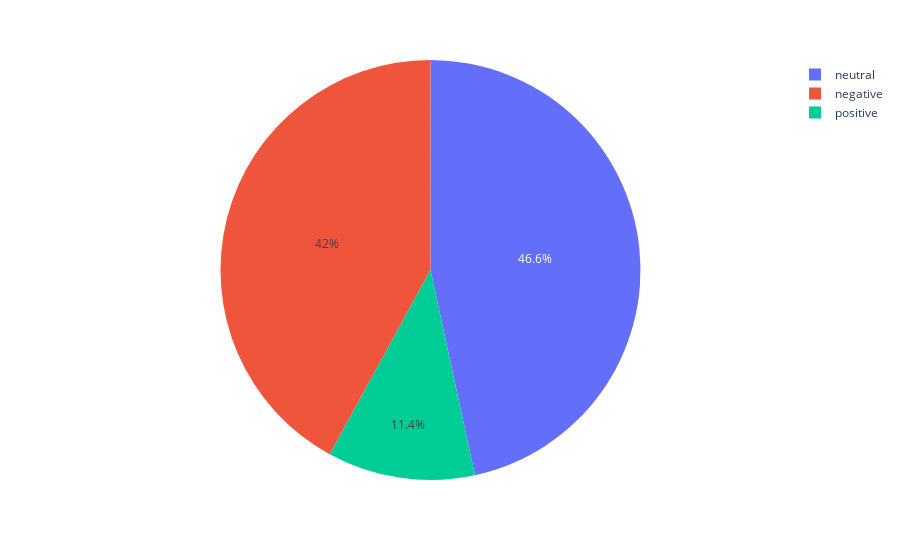

The code cell stored with this chart in its notebook:
### Code cell
plot_sentiment_of_month('April')

### Figure 1 — Plotly figure (JSON) as saved in the notebook; plotly's stock layout.template omitted (floating-point values rounded to 4 significant figures)
{"data": [{"domain": {"x": [0, 1], "y": [0, 1]}, "hovertemplate": "label=%{label}<br>value=%{value}<extra></extra>", "labels": ["neutral", "negative", "positive"], "legendgroup": "", "name": "", "showlegend": true, "type": "pie", "values": [4242, 3826, 1034]}], "layout": {"legend": {"tracegroupgap": 0}, "margin": {"t": 60}}}
